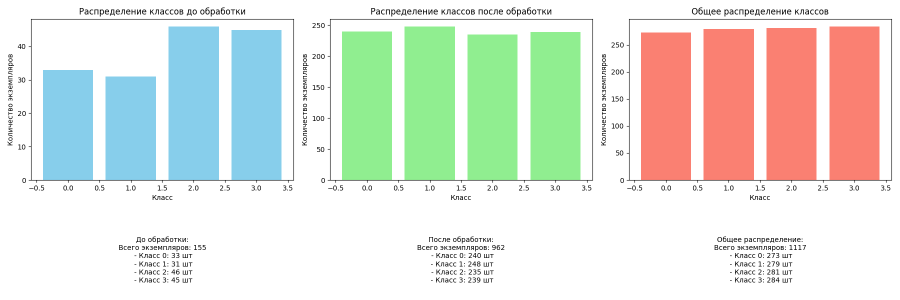
#> input picture Dmitry_Kravchenko/Mosaic/Test.png, 1800 x 600 px, given in place of WhatsApp Video 2024-06-15 at 08.54.44.mp4, which was not available (shown at 1/2 size)
$ jupyter execute --allow-errors Cut_video_by_frame.ipynb   (text cells are left out)
#> lines starting #> are read from the running program, lines starting #| are printed output that depends on the picture
[cell 1]
from google.colab import drive
#> (the rest of this cell did not finish here and is left out)

[cell 2]
import cv2
from google.colab.patches import cv2_imshow
import numpy as np
# вычисление коэффицента корреляции гистограмм изображений
def  define_difference( img1, img2 ):
  # Перевод изображений в оттенки серого
  gray_image1 = cv2.cvtColor(img1, cv2.COLOR_BGR2GRAY)
  gray_image2 = cv2.cvtColor(img2, cv2.COLOR_BGR2GRAY)

  # Вычисление гистограмм для изображений
  histogram1 = cv2.calcHist([gray_image1], [0], None, [256], [0, 256])
  histogram2 = cv2.calcHist([gray_image2], [0], None, [256], [0, 256])

  # Вычисление корреляции гистограмм
  correlation = cv2.compareHist(histogram1, histogram2, cv2.HISTCMP_CORREL)

  return  float(correlation)

# нарезка видео на кадры по степени их различия в соответствии с коэффицентом корреляции гистограмм изображений
# коэффицент корреляции от 0 до 1, чем ближе к 1, тем больше сходства в изображениях
def cut_frames_from_video( video_file, output_path, max_num):
  # Открытие видеофайла
#> called with output_path = '/content/drive/MyDrive/video', max_num = 1000
  video_capture = cv2.VideoCapture(video_file)

  num = 0
  while video_capture.isOpened():
    # Чтение кадра из видео
    success, frame = video_capture.read()
#> frame is the input picture: shape (600, 1800, 3); mean B, G, R 220.3, 229.4, 225.9
    if not success:
      print('Не смогли прочитать кадр видео')
      break

    frame = cv2.resize(frame, (640, 640))
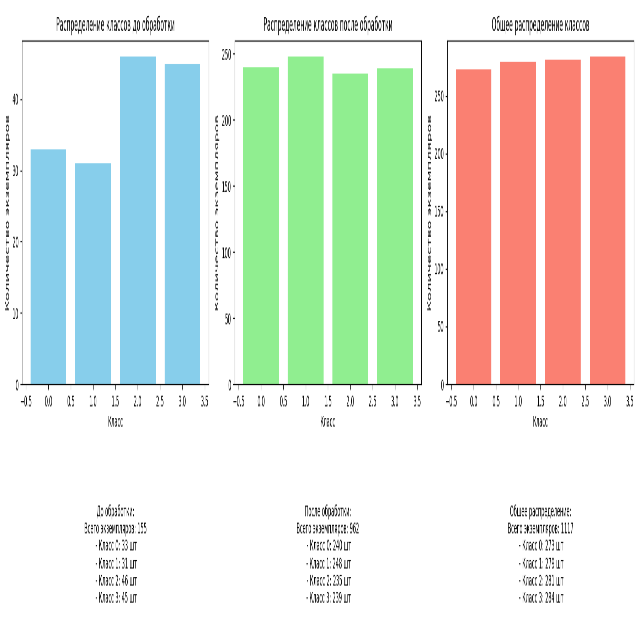
#> frame: shape (640, 640, 3); mean B, G, R 220.2, 229.5, 225.9

    if num == 0:
      frame1 = frame
      cv2.imwrite(f"{output_path}/image{num:04d}.jpg", frame1)
    elif num % 20 == 0:
      frame2 = frame
      diff = define_difference( frame1, frame2 )
      print( 'diff=', diff)
      if diff < 0.85:
        cv2.imwrite(f"{output_path}/image{num:04d}.jpg", frame2)
        frame1 = frame2

    num = num + 1

    if num > max_num:
      print('Достигнуто максимальное количество кадров ', max_num)
      break


$ run again, on Dmitry_Kravchenko/Mosaic/BB.png
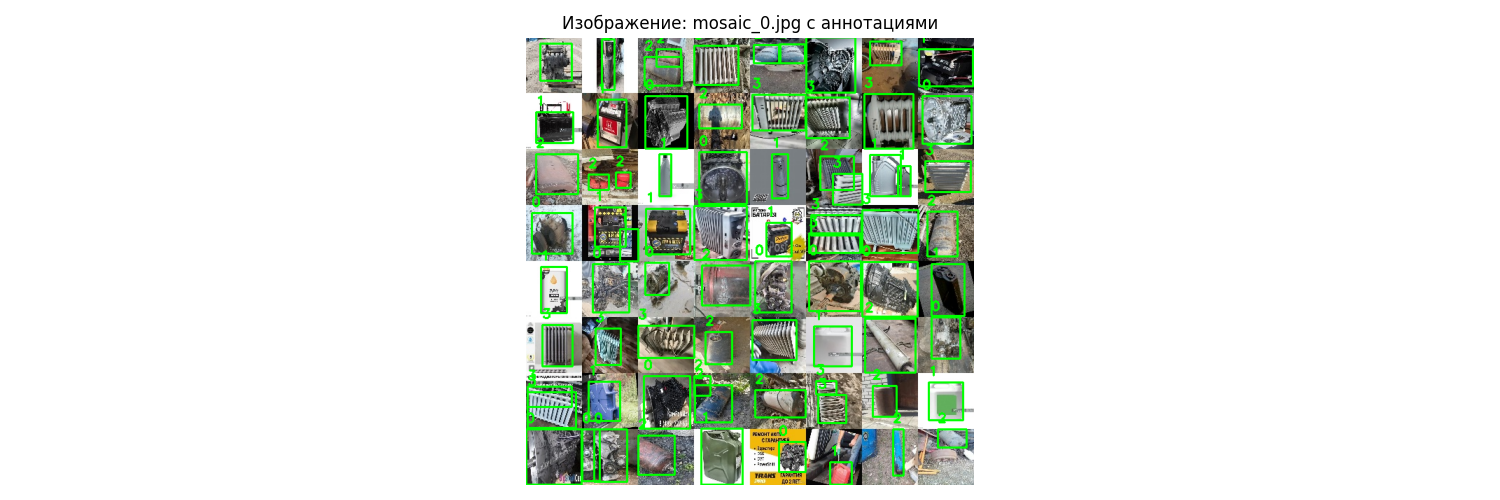
#> input picture Dmitry_Kravchenko/Mosaic/BB.png, 1500 x 500 px, given in place of WhatsApp Video 2024-06-15 at 08.54.44.mp4, which was not available
#> in cut_frames_from_video, frame is the input picture: shape (500, 1500, 3); mean B, G, R 215.8, 225.6, 217.8
#> in cut_frames_from_video, `frame = cv2.resize(frame, (640, 640))`:
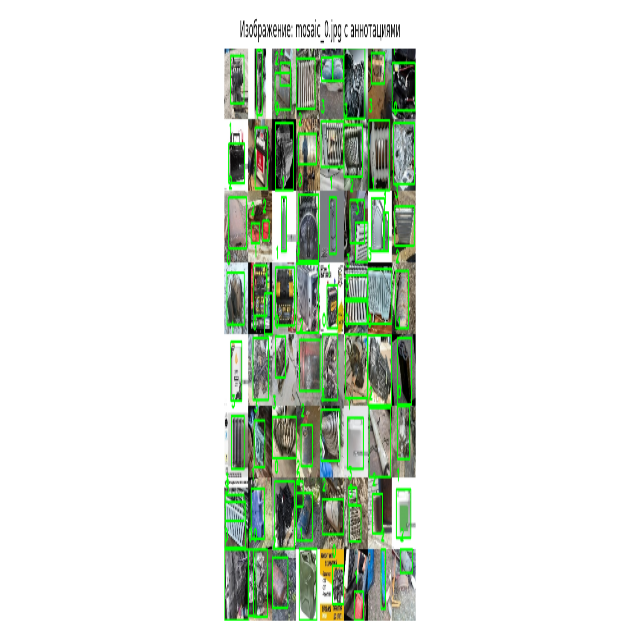
#> frame: shape (640, 640, 3); mean B, G, R 215.7, 225.5, 217.8
